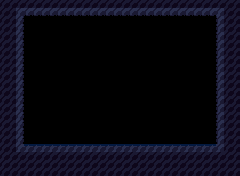

Rendered tile map (Tiled .tmx) drawn with the repository's tilesets; below, a short description and the full map source, tile grids included:
An orthogonal 30x22 tile map with 8x8 px tiles, 3 tile layers (Background_2, Background_1, Collision) and 2 objects (CharonEnemy, PlayerSpawn).

<map version="1.10" tiledversion="1.10.1" orientation="orthogonal" renderorder="right-down" width="30" height="22" tilewidth="8" tileheight="8" infinite="0" nextlayerid="12" nextobjectid="45">
 <tileset firstgid="1" source="../GameJamSpriteSheet.tsx" />
 <layer id="5" name="Background_2" width="30" height="22">
  <data encoding="csv">
0,0,0,0,0,0,0,0,0,0,0,0,0,0,0,0,0,0,0,0,0,0,0,0,0,0,0,0,0,0,
0,0,0,0,0,0,0,0,0,0,0,0,0,0,0,0,0,0,0,0,0,0,0,0,0,0,0,0,0,0,
0,0,0,0,0,0,0,0,0,0,0,0,0,0,0,0,0,0,0,0,0,0,0,0,0,0,0,0,0,0,
0,0,0,0,0,0,0,0,0,0,0,0,0,0,0,0,0,0,0,0,0,0,0,0,0,0,0,0,0,0,
0,0,0,0,0,0,0,0,0,0,0,0,0,0,0,0,0,0,0,0,0,0,0,0,0,0,0,0,0,0,
0,0,0,0,0,0,0,0,0,0,0,0,0,0,0,0,0,0,0,0,0,0,0,0,0,0,0,0,0,0,
0,0,0,0,0,0,0,0,0,0,0,0,0,0,0,0,0,0,0,0,0,0,0,0,0,0,0,0,0,0,
0,0,0,0,0,0,0,0,0,0,0,0,0,0,0,0,0,0,0,0,0,0,0,0,0,0,0,0,0,0,
0,0,0,0,0,0,0,0,0,0,0,0,0,0,0,0,0,0,0,0,0,0,0,0,0,0,0,0,0,0,
0,0,0,0,0,0,0,0,0,0,0,0,0,0,0,0,0,0,0,0,0,0,0,0,0,0,0,0,0,0,
0,0,0,0,0,0,0,0,0,0,0,0,0,0,0,0,0,0,0,0,0,0,0,0,0,0,0,0,0,0,
0,0,0,0,0,0,0,0,0,0,0,0,0,0,0,0,0,0,0,0,0,0,0,0,0,0,0,0,0,0,
0,0,0,0,0,0,0,0,0,0,0,0,0,0,0,0,0,0,0,0,0,0,0,0,0,0,0,0,0,0,
0,0,0,0,0,0,0,0,0,0,0,0,0,0,0,0,0,0,0,0,0,0,0,0,0,0,0,0,0,0,
0,0,0,0,0,0,0,0,0,0,0,0,0,0,0,0,0,0,0,0,0,0,0,0,0,0,0,0,0,0,
0,0,0,0,0,0,0,0,0,0,0,0,0,0,0,0,0,0,0,0,0,0,0,0,0,0,0,0,0,0,
0,0,0,0,0,0,0,0,0,0,0,0,0,0,0,0,0,0,0,0,0,0,0,0,0,0,0,0,0,0,
0,0,0,0,0,0,0,0,0,0,0,0,0,0,0,0,0,0,0,0,0,0,0,0,0,0,0,0,0,0,
0,0,0,0,0,0,0,0,0,0,0,0,0,0,0,0,0,0,0,0,0,0,0,0,0,0,0,0,0,0,
0,0,0,0,0,0,0,0,0,0,0,0,0,0,0,0,0,0,0,0,0,0,0,0,0,0,0,0,0,0,
0,0,0,0,0,0,0,0,0,0,0,0,0,0,0,0,0,0,0,0,0,0,0,0,0,0,0,0,0,0,
0,0,0,0,0,0,0,0,0,0,0,0,0,0,0,0,0,0,0,0,0,0,0,0,0,0,0,0,0,0
</data>
 </layer>
 <layer id="2" name="Background_1" width="30" height="22">
  <data encoding="csv">
0,0,0,0,0,0,0,0,0,0,0,0,0,0,0,0,0,0,0,0,0,0,0,0,0,0,0,0,0,0,
0,0,0,0,0,0,0,0,0,0,0,0,0,0,0,0,0,0,0,0,0,0,0,0,0,0,0,0,0,0,
0,0,0,0,0,0,0,0,0,0,0,0,0,0,0,0,0,0,0,0,0,0,0,0,0,0,0,0,0,0,
0,0,0,0,0,0,0,0,0,0,0,0,0,0,0,0,0,0,0,0,0,0,0,0,0,0,0,0,0,0,
0,0,0,0,0,0,0,0,0,0,0,0,0,0,0,0,0,0,0,0,0,0,0,0,0,0,0,0,0,0,
0,0,0,0,0,0,0,0,0,0,0,0,0,0,0,0,0,0,0,0,0,0,0,0,0,0,0,0,0,0,
0,0,0,0,0,0,0,0,0,0,0,0,0,0,0,0,0,0,0,0,0,0,0,0,0,0,0,0,0,0,
0,0,0,0,0,0,0,0,0,0,0,0,0,0,0,0,0,0,0,0,0,0,0,0,0,0,0,0,0,0,
0,0,0,0,0,0,0,0,0,0,0,0,0,0,0,0,0,0,0,0,0,0,0,0,0,0,0,0,0,0,
0,0,0,0,0,0,0,0,0,0,0,0,0,0,0,0,0,0,0,0,0,0,0,0,0,0,0,0,0,0,
0,0,0,0,0,0,0,0,0,0,0,0,0,0,0,0,0,0,0,0,0,0,0,0,0,0,0,0,0,0,
0,0,0,0,0,0,0,0,0,0,0,0,0,0,0,0,0,0,0,0,0,0,0,0,0,0,0,0,0,0,
0,0,0,0,0,0,0,0,0,0,0,0,0,0,0,0,0,0,0,0,0,0,0,0,0,0,0,0,0,0,
0,0,0,0,0,0,0,0,0,0,0,0,0,0,0,0,0,0,0,0,0,0,0,0,0,0,0,0,0,0,
0,0,0,0,0,0,0,0,0,0,0,0,0,0,0,0,0,0,0,0,0,0,0,0,0,0,0,0,0,0,
0,0,0,0,0,0,0,0,0,0,0,0,0,0,0,0,0,0,0,0,0,0,0,0,0,0,0,0,0,0,
0,0,0,0,0,0,0,0,0,0,0,0,0,0,0,0,0,0,0,0,0,0,0,0,0,0,0,0,0,0,
0,0,0,0,0,0,0,0,0,0,0,0,0,0,0,0,0,0,0,0,0,0,0,0,0,0,0,0,0,0,
0,0,0,0,0,0,0,0,0,0,0,0,0,0,0,0,0,0,0,0,0,0,0,0,0,0,0,0,0,0,
0,0,0,0,0,0,0,0,0,0,0,0,0,0,0,0,0,0,0,0,0,0,0,0,0,0,0,0,0,0,
0,0,0,0,0,0,0,0,0,0,0,0,0,0,0,0,0,0,0,0,0,0,0,0,0,0,0,0,0,0,
0,0,0,0,0,0,0,0,0,0,0,0,0,0,0,0,0,0,0,0,0,0,0,0,0,0,0,0,0,0
</data>
 </layer>
 <objectgroup id="9" name="Enemies">
  <object id="44" name="CharonEnemy" x="82.3333" y="43.6667">
   <point />
  </object>
 </objectgroup>
 <objectgroup id="11" name="CrateLocations" />
 <objectgroup id="10" name="BossCues" />
 <objectgroup id="7" name="Spawns">
  <object id="2" name="PlayerSpawn" x="48" y="136">
   <point />
  </object>
 </objectgroup>
 <layer id="1" name="Collision" width="30" height="22">
  <data encoding="csv">
161,161,161,161,161,161,161,161,161,161,161,161,161,161,161,161,161,161,161,161,161,161,161,161,161,161,161,161,161,161,
161,161,42,82,82,82,82,82,82,82,82,82,82,82,82,82,82,82,82,82,82,82,82,82,82,82,82,42,161,161,
161,161,43,0,0,0,0,0,0,0,0,0,0,0,0,0,0,0,0,0,0,0,0,0,0,0,0,41,161,161,
161,161,43,0,0,0,0,0,0,0,0,0,0,0,0,0,0,0,0,0,0,0,0,0,0,0,0,41,161,161,
161,161,43,0,0,0,0,0,0,0,0,0,0,0,0,0,0,0,0,0,0,0,0,0,0,0,0,41,161,161,
161,161,43,0,0,0,0,0,0,0,0,0,0,0,0,0,0,0,0,0,0,0,0,0,0,0,0,41,161,161,
161,161,43,0,0,0,0,0,0,0,0,0,0,0,0,0,0,0,0,0,0,0,0,0,0,0,0,41,161,161,
161,161,43,0,0,0,0,0,0,0,0,0,0,0,0,0,0,0,0,0,0,0,0,0,0,0,0,41,161,161,
161,161,43,0,0,0,0,0,0,0,0,0,0,0,0,0,0,0,0,0,0,0,0,0,0,0,0,41,161,161,
161,161,43,0,0,0,0,0,0,0,0,0,0,0,0,0,0,0,0,0,0,0,0,0,0,0,0,41,161,161,
161,161,43,0,0,0,0,0,0,0,0,0,0,0,0,0,0,0,0,0,0,0,0,0,0,0,0,41,161,161,
161,161,43,0,0,0,0,0,0,0,0,0,0,0,0,0,0,0,0,0,0,0,0,0,0,0,0,41,161,161,
161,161,43,0,0,0,0,0,0,0,0,0,0,0,0,0,0,0,0,0,0,0,0,0,0,0,0,41,161,161,
161,161,43,0,0,0,0,0,0,0,0,0,0,0,0,0,0,0,0,0,0,0,0,0,0,0,0,41,161,161,
161,161,43,0,0,0,0,0,0,0,0,0,0,0,0,0,0,0,0,0,0,0,0,0,0,0,0,41,161,161,
161,161,43,0,0,0,0,0,0,0,0,0,0,0,0,0,0,0,0,0,0,0,0,0,0,0,0,41,161,161,
161,161,43,0,0,0,0,0,0,0,0,0,0,0,0,0,0,0,0,0,0,0,0,0,0,0,0,41,161,161,
161,161,43,0,0,0,0,0,0,0,0,0,0,0,0,0,0,0,0,0,0,0,0,0,0,0,0,41,161,161,
161,161,42,2,2,2,2,2,2,2,2,2,2,2,2,2,2,2,2,2,2,2,2,2,2,2,2,42,161,161,
161,161,161,161,161,161,161,161,161,161,161,161,161,161,161,161,161,161,161,161,161,161,161,161,161,161,161,161,161,161,
161,161,161,161,161,161,161,161,161,161,161,161,161,161,161,161,161,161,161,161,161,161,161,161,161,161,161,161,161,161,
161,161,161,161,161,161,161,161,161,161,161,161,161,161,161,161,161,161,161,161,161,161,161,161,161,161,161,161,161,161
</data>
 </layer>
</map>
